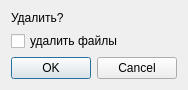
<?xml version="1.0" encoding="UTF-8"?>
<ui version="4.0">
 <class>DeleteTorrentWindow</class>
 <widget class="QDialog" name="DeleteTorrentWindow">
  <property name="geometry">
   <rect>
    <x>0</x>
    <y>0</y>
    <width>184</width>
    <height>89</height>
   </rect>
  </property>
  <property name="windowTitle">
   <string>удаление торрента</string>
  </property>
  <layout class="QVBoxLayout" name="verticalLayout">
   <item>
    <widget class="QLabel" name="label">
     <property name="text">
      <string>Удалить?</string>
     </property>
    </widget>
   </item>
   <item>
    <widget class="QCheckBox" name="deleteFilesCheckBox">
     <property name="text">
      <string>удалить файлы</string>
     </property>
    </widget>
   </item>
   <item>
    <widget class="QDialogButtonBox" name="buttonBox">
     <property name="orientation">
      <enum>Qt::Horizontal</enum>
     </property>
     <property name="standardButtons">
      <set>QDialogButtonBox::Cancel|QDialogButtonBox::Ok</set>
     </property>
    </widget>
   </item>
  </layout>
 </widget>
 <resources/>
 <connections>
  <connection>
   <sender>buttonBox</sender>
   <signal>accepted()</signal>
   <receiver>DeleteTorrentWindow</receiver>
   <slot>accept()</slot>
   <hints>
    <hint type="sourcelabel">
     <x>248</x>
     <y>254</y>
    </hint>
    <hint type="destinationlabel">
     <x>157</x>
     <y>274</y>
    </hint>
   </hints>
  </connection>
  <connection>
   <sender>buttonBox</sender>
   <signal>rejected()</signal>
   <receiver>DeleteTorrentWindow</receiver>
   <slot>reject()</slot>
   <hints>
    <hint type="sourcelabel">
     <x>316</x>
     <y>260</y>
    </hint>
    <hint type="destinationlabel">
     <x>286</x>
     <y>274</y>
    </hint>
   </hints>
  </connection>
 </connections>
</ui>
